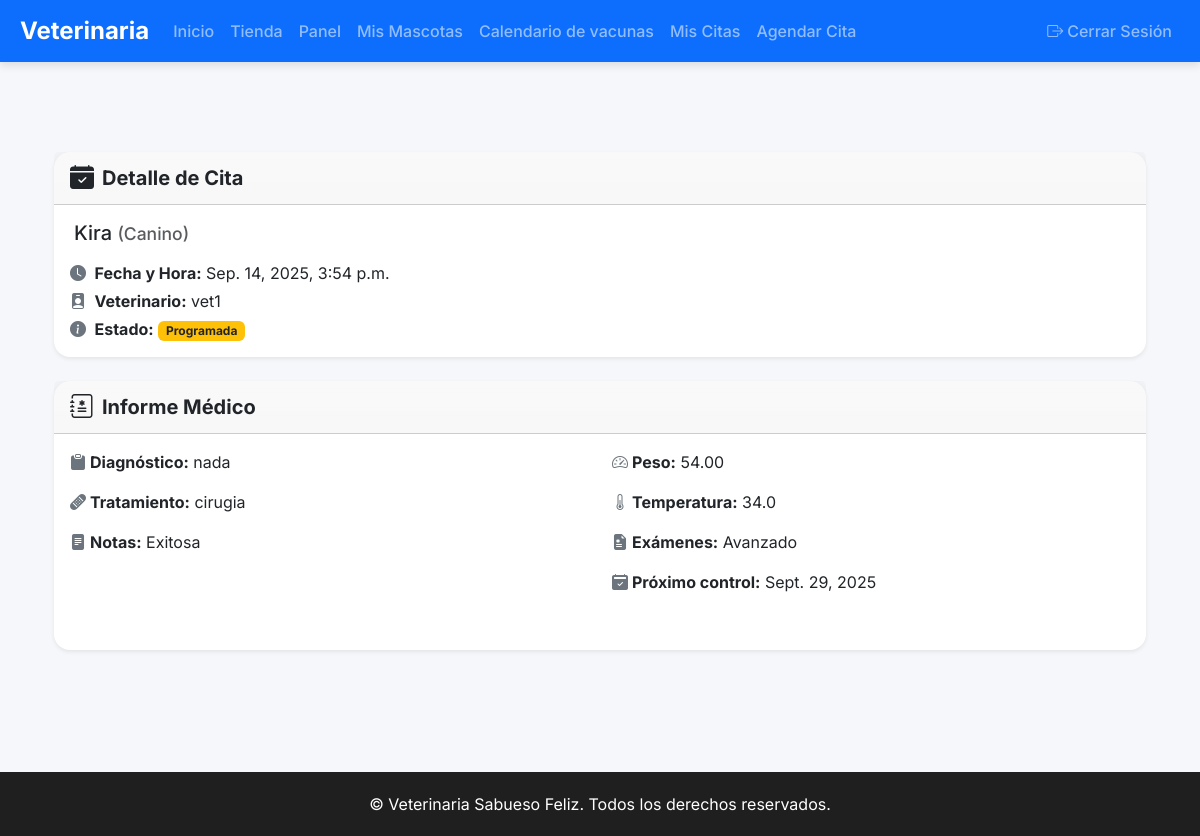
The page /cita/5/ (signed in) on the database as committed earlier.
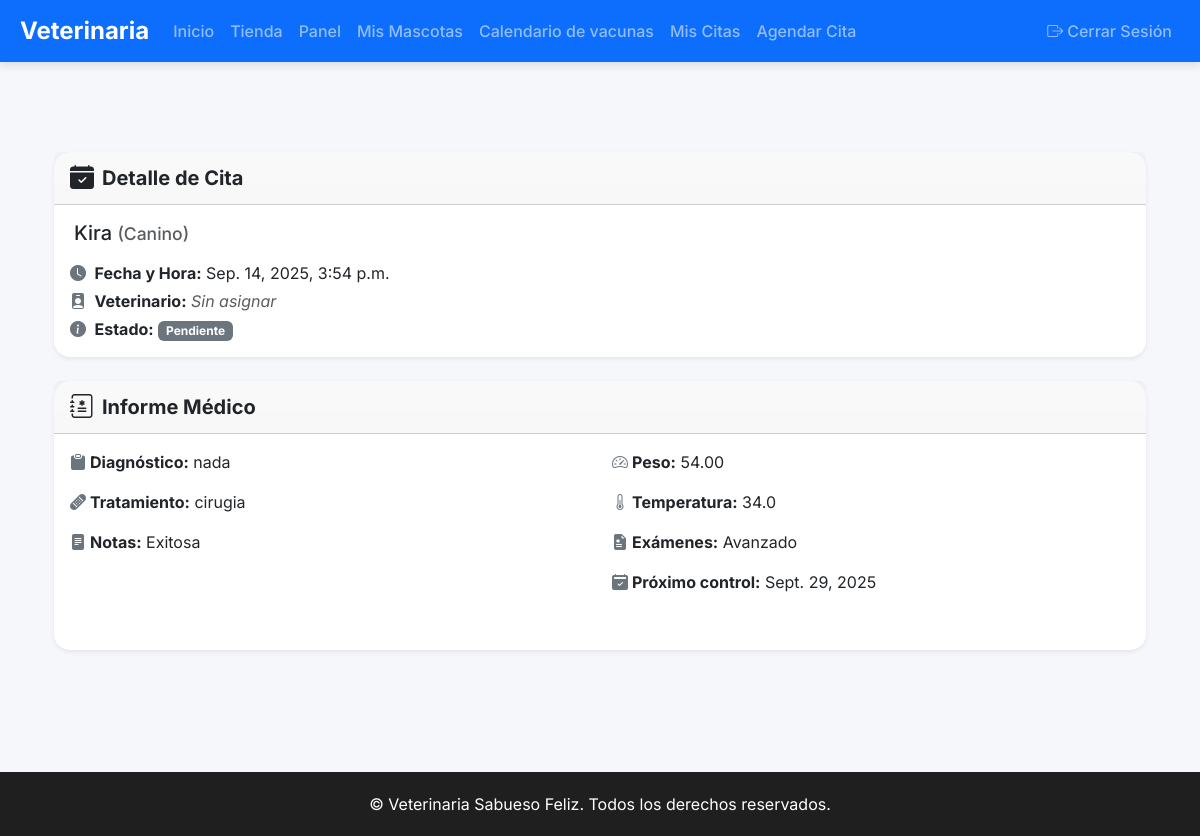
The same page on the database as committed later.
### Core/models.py (models this page shows, shortened)
class Cita(models.Model):
    ESTADOS = (
        ("pendiente", "Pendiente"),
        ("programada", "Programada"),
        ("atendida", "Atendida"),
        ("cancelada", "Cancelada"),
    )
    TIPOS = (
        ("consulta", "Consulta"),
        ("vacunacion", "Vacunación"),
        ("cirugia", "Cirugía"),
    )
    paciente = models.ForeignKey(Paciente, on_delete=models.CASCADE)
    veterinario = models.ForeignKey(
        User,
        limit_choices_to={"rol": "VET"},
        on_delete=models.SET_NULL,
        null=True,
        blank=True,
    )
    fecha_solicitada = models.DateField(default=timezone.now)
    fecha_hora = models.DateTimeField(blank=True, null=True)
    duracion = models.IntegerField(default=30)  # duración en minutos
    tipo = models.CharField(max_length=50, choices=TIPOS, default="consulta")
    estado = models.CharField(max_length=20, choices=ESTADOS, default="pendiente")
    notas = models.TextField(blank=True)

class User(AbstractUser):
    ROLES = (
        ("ADMIN", "Administrador"),
        ("VET", "Veterinario"),
        ("ADMIN_OP", "Administrativo"),
        ("OWNER", "Propietario"),
    )
    rol = models.CharField(max_length=20, choices=ROLES)
    telefono = models.CharField(max_length=20, blank=True)
    direccion = models.CharField(max_length=200, blank=True)
    activo = models.BooleanField(default=True)
    avatar = models.ImageField(upload_to="avatars/", blank=True, null=True)
    especialidad = models.CharField(max_length=100, blank=True)  # para veterinarios

class Paciente(models.Model):
    nombre = models.CharField(max_length=100)
    especie = models.CharField(max_length=50)
    raza = models.CharField(max_length=50, blank=True)
    sexo = models.CharField(max_length=10)
    fecha_nacimiento = models.DateField()
    propietario = models.ForeignKey(Propietario, on_delete=models.CASCADE)
    vacunas = models.TextField(blank=True)
    alergias = models.TextField(blank=True)
    foto = models.ImageField(upload_to="pacientes/", blank=True, null=True)

### Core/views.py (the view)
# urls.py: path('cita/<int:cita_id>/', views.detalle_cita, name='detalle_cita'),
@login_required
def detalle_cita(request, cita_id):
    cita = get_object_or_404(Cita, id=cita_id)
    if request.user.rol == "OWNER" and cita.paciente.propietario.user != request.user:
        messages.error(request, "No tienes permiso para ver esta cita.")
        return redirect("dashboard")
    fecha_cita = cita.fecha_hora
    if fecha_cita:
        if timezone.is_aware(fecha_cita):
            fecha_cita = timezone.localtime(fecha_cita)
    else:
        fecha_cita = datetime.combine(cita.fecha_solicitada, time.min)
        if timezone.is_naive(fecha_cita):
            fecha_cita = timezone.make_aware(
                fecha_cita, timezone.get_current_timezone()
            )
    historial = (
        HistorialMedico.objects.filter(
            paciente=cita.paciente, fecha__date=fecha_cita.date()
        )
        .order_by("-fecha")
        .first()
    )
    if not historial:
        historial = (
            HistorialMedico.objects.filter(paciente=cita.paciente)
            .order_by("-fecha")
            .first()
        )
    return render(request, "core/detalle_cita.html", {"cita": cita, "historial": historial})

### Core/templates/core/detalle_cita.html (shortened to what this page needs)
{% extends "core/base.html" %}
{% block content %}
<div class="container py-5">
    <div class="card mb-4 shadow-sm rounded-4 border-0" style="border-left: 6px solid #4e54c8;">
        <div class="card-header bg-gradient fw-bold d-flex align-items-center">
            <i class="bi bi-calendar-check-fill me-2 text-dark fs-4"></i>
            <span class="text-dark fs-5">Detalle de Cita</span>
        </div>
        <div class="card-body">
            <h5 class="card-title mb-3 text-dark">
                {{ cita.paciente.nombre }} <small class="text-muted">({{ cita.paciente.especie }})</small>
            </h5>
            <p class="mb-1 text-dark"><i class="bi bi-clock-fill me-1 text-secondary"></i> <strong>Fecha y Hora:</strong>
                {% if cita.fecha_hora %}
                    {{ cita.fecha_hora|date:"M. d, Y, g:i a" }}
                {% else %}
                    {{ cita.fecha_solicitada|date:"M. d, Y" }} (sin horario confirmado)
                {% endif %}
            </p>
            <p class="mb-1 text-dark"><i class="bi bi-person-badge-fill me-1 text-secondary"></i> <strong>Veterinario:</strong> {% if cita.veterinario %}{{ cita.veterinario.username }}{% else %}<span class="text-muted fst-italic">Sin asignar</span>{% endif %}</p>
            <p class="mb-0 text-dark"><i class="bi bi-info-circle-fill me-1 text-secondary"></i> <strong>Estado:</strong>
                {% if cita.estado == "atendida" %}
                    <span class="badge bg-success">{{ cita.estado|capfirst }}</span>
                {% elif cita.estado == "programada" %}
                    <span class="badge bg-warning text-dark">{{ cita.estado|capfirst }}</span>
                {% else %}
                    <span class="badge bg-secondary">{{ cita.estado|capfirst }}</span>
                {% endif %}
            </p>
        </div>
    </div>
    {% if historial %}
    <div class="card shadow-sm rounded-4 mb-4 border-0" style="border-left: 6px solid #34ace0;">
        <div class="card-header bg-gradient fw-bold d-flex align-items-center">
            <i class="bi bi-journal-medical me-2 text-dark fs-4"></i>
            <span class="text-dark fs-5">Informe Médico</span>
        </div>
        <div class="card-body">
            <div class="row mb-3">
                <div class="col-md-6 mb-2">
                    <p class="text-dark"><i class="bi bi-clipboard-fill me-1 text-secondary"></i><strong>Diagnóstico:</strong> {{ historial.diagnostico }}</p>
                    <p class="text-dark"><i class="bi bi-bandaid-fill me-1 text-secondary"></i><strong>Tratamiento:</strong> {{ historial.tratamiento }}</p>
                    <p class="text-dark"><i class="bi bi-file-text-fill me-1 text-secondary"></i><strong>Notas:</strong> {{ historial.notas|default:"-" }}</p>
                </div>
                <div class="col-md-6 mb-2">
                    <p class="text-dark"><i class="bi bi-speedometer2 me-1 text-secondary"></i><strong>Peso:</strong> {{ historial.peso|default:"-" }}</p>
                    <p class="text-dark"><i class="bi bi-thermometer-half me-1 text-secondary"></i><strong>Temperatura:</strong> {{ historial.temperatura|default:"-" }}</p>
                    <p class="text-dark"><i class="bi bi-file-earmark-medical-fill me-1 text-secondary"></i><strong>Exámenes:</strong> {{ historial.examenes|default:"-" }}</p>
                    {% if historial.proximo_control %}
                    <p class="text-dark"><i class="bi bi-calendar2-check-fill me-1 text-secondary"></i><strong>Próximo control:</strong> {{ historial.proximo_control }}</p>
                    {% endif %}
                </div>
            </div>
        </div>
    </div>
    {% else %}
    <div class="alert alert-info rounded-4 d-flex align-items-center" role="alert">
        <i class="bi bi-exclamation-circle-fill me-2 fs-4 text-primary"></i>
        <div>Esta cita aún no ha sido atendida o no tiene informe médico registrado.</div>
    </div>
    {% endif %}
</div>
{% endblock %}

Rows that differ between the two databases and show on the page:
changed Cita "Kira": veterinario_id 7 → empty (drawn); veterinario.username "vet1" → (not shown); estado "Programada" → "Pendiente"
Other text that changed with them:
text now shown: "Sin asignar"
